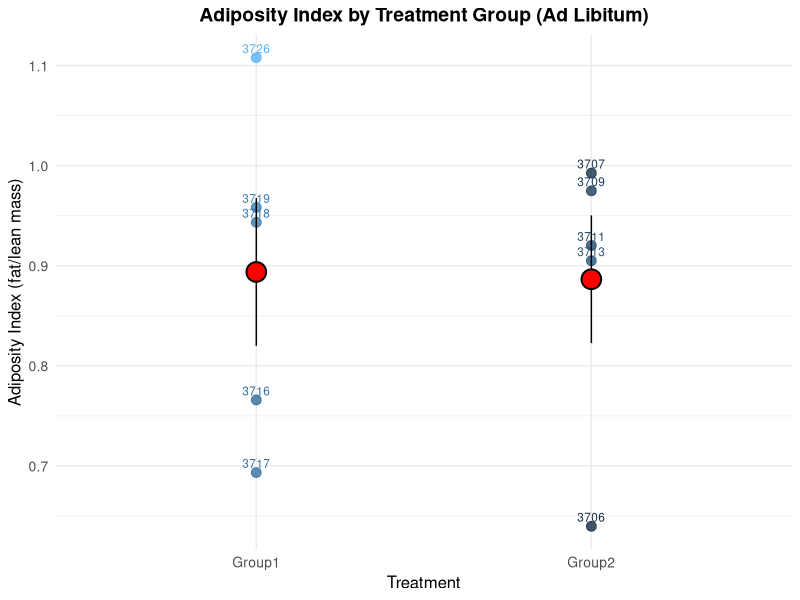
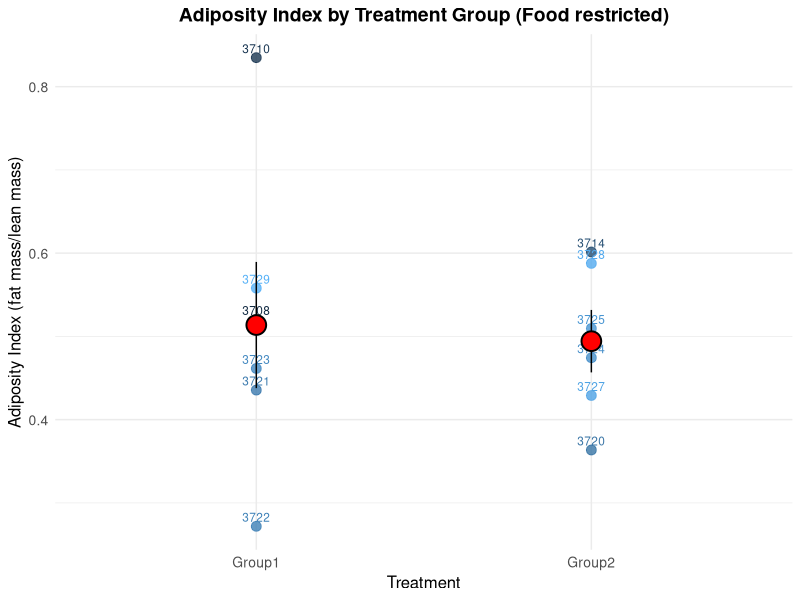

Reproduce these figures in R, in order.
#

#Version 1: 5-29-2025 LM
# Context: NZO mice were previously assigned to two diet_group (ad lib or restricted) based upon adiposity index
#Goal: Assign n=22 female NZO mice (cohorts 3-5) to rtioxa47 or vehicle injection groups during BW regain period. 
  #Use adiposity index as criteria for group assignment.
  #Generate 4 groups with intergroup homogeneity between ad lib/rtioxa47 & ad lib/vehicle 
  #and between restricted/rtioxa47 & restricted/vehicle

#libraries
library(dplyr) #to use pipe
library(ggplot2) #to graph
library(readr) 
library(tidyr)  # to use drop-na()

#----ADIPOSITY INDEX----

#open echo_mri_data
echomri_data <- read_csv("../data/echomri.csv")

echomri_data_2<- echomri_data %>%
  filter(COHORT > 2 & COHORT < 6) %>%
  filter(Date == "2025-05-27") %>%
  select(ID, adiposity_index) %>%
  mutate(diet_group = if_else(ID %in% c(
    3708, 3714, 3720, 3721, 3710,
    3722, 3723, 3724, 3725, 3727, 3728, 3729
  ), "RESTRICTED", "AD_LIB"))

#Create a new column called "treatment" to indicate rtioxa47 or vehicle injection
#Note: for now I used "Group1" and "Group2" in place of "rtioxa47" and "vehicle" because I don't know how to replace 
  #Group1 and Group2 with "rtioxa47" and "vehicle" without introducing bias
  pattern <- c("Group2", "Group2", "Group1", "Group1")
  
  echomri_data_4 <- echomri_data_2 %>%
    group_by(diet_group) %>%
    arrange(desc(adiposity_index), .by_group = TRUE) %>%
  mutate(treatment = c("Group1", rep(pattern, length.out = n() - 1)))
#-----------------------------------------
#Verify that the assignment method produced homogeneity between treatment groups, within diet groups
  # 1) Create two data frames each with data from just one diet_group (AD_LIBITUM or RESTRICTED)
  # 2) Conduct t tests -> AD_LIB/Group1 vs. AD_LIB/Group2; RESTRICTED/Group1 vs RESTRICTED/Group2
  # 3) Visualize AI for sorted groups -> AD_LIB/Group1 vs. AD_LIB/Group2; RESTRICTED/Group1 vs RESTRICTED/Group2
  
#Create data frame with just AD_LIB mice (n=10)
AD_LIB_only <- echomri_data_4 %>%
    ungroup() %>%
    filter(diet_group== "AD_LIB")
  
#T test: Within the AD_LIB diet_group check if the mean AI differs between Group1 and Group2 (p value)
  t_test_result_AD_LIB <- lm(adiposity_index ~ treatment, data = AD_LIB_only)
  # View the result
  print(t_test_result_AD_LIB)
  # Summary
  summary(t_test_result_AD_LIB)
  
#Create data frame with just RESTRICTED NZO mice (n=12)
  RESTRICTED_only <- echomri_data_4 %>%
    ungroup() %>%
    filter(diet_group== "RESTRICTED")
  
#T test: Within the RESTRICTED diet_group check if the mean AI differs between Group1 and Group2 (p value)
  t_test_result_RESTRICTED <- lm(adiposity_index ~ treatment, data = RESTRICTED_only)
  # View the result
  print(t_test_result_RESTRICTED)
  # Summary
  summary(t_test_result_RESTRICTED)
  
#Visualize distribution of assigned treatment groups for AD LIBITUM diet_group 
  echomri_data_3_adlib <-AD_LIB_only %>%
    ggplot(aes(x = treatment, y = adiposity_index, color = ID)) +
    geom_point(size = 3, alpha = 0.8) + # Individual points
    geom_text(aes(label = ID), hjust = 0.5, vjust = -0.5, size = 3) +    # Labels for each point
    stat_summary(
      fun.data = mean_se,
      geom = "pointrange",
      size = 1.5,
      shape = 21,
      color = "black",
      fill = "red",
      position = position_dodge(width = 0.2)     # Mean and SEM as big points
    ) +
    theme_minimal() +     # Aesthetic improvements
    labs(
      title = "Adiposity Index by Treatment Group (Ad Libitum)",
      x = "Treatment",
      y = "Adiposity Index (fat/lean mass)",
      color = "Animal ID"
    ) +
    theme(
      legend.position = "none",
      plot.title = element_text(hjust = 0.5, size = 14, face = "bold"),
      axis.title = element_text(size = 12),
      axis.text = element_text(size = 10)
    )
  echomri_data_3_adlib
  
#Visualize distribution of assigned treatment groups for RESTRICTED diet_group 
  echomri_data_3_restricted <-RESTRICTED_only %>%
    ggplot(aes(x = treatment, y = adiposity_index, color = ID)) +
    geom_point(size = 3, alpha = 0.8) + # Individual points
    geom_text(aes(label = ID), hjust = 0.5, vjust = -0.5, size = 3) +    # Labels for each point
    stat_summary(
      fun.data = mean_se,
      geom = "pointrange",
      size = 1.5,
      shape = 21,
      color = "black",
      fill = "red",
      position = position_dodge(width = 0.2)     # Mean and SEM as big points
    ) +
    theme_minimal() +     # Aesthetic improvements
    labs(
      title = "Adiposity Index by Treatment Group (Food restricted)",
      x = "Treatment",
      y = "Adiposity Index (fat mass/lean mass)",
      color = "Animal ID"
    ) +
    theme(
      legend.position = "none",
      plot.title = element_text(hjust = 0.5, size = 14, face = "bold"),
      axis.title = element_text(size = 12),
      axis.text = element_text(size = 10)
    )
  echomri_data_3_restricted
